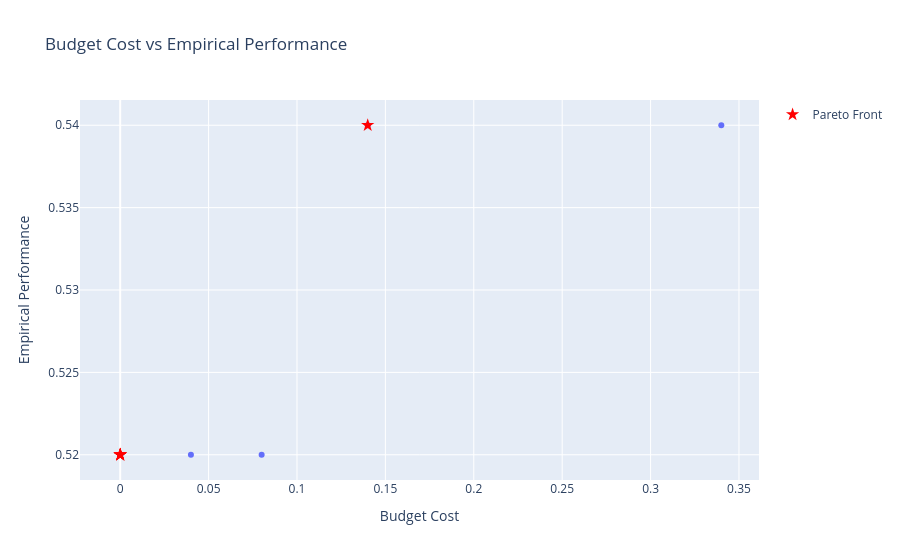

The code cell stored with this chart in its notebook:
### Code cell
import plotly.express as px

fig = px.scatter(
    x=-costs[:, 0],  # Budget cost (negative because we minimized -cost)
    y=costs[:, 1],  # Empirical performance
    title="Budget Cost vs Empirical Performance",
    labels={"x": "Budget Cost", "y": "Empirical Performance"},
)
fig.add_scatter(
    x=-costs[pareto_front, 0],
    y=costs[pareto_front, 1],
    mode="markers",
    marker=dict(color="red", size=10, symbol="star"),
    name="Pareto Front",
)
fig.show()

### Figure 1 — Plotly figure (JSON) as saved in the notebook; plotly's stock layout.template omitted (floating-point values rounded to 4 significant figures)
{"data": [{"hovertemplate": "Budget Cost=%{x}<br>Empirical Performance=%{y}<extra></extra>", "legendgroup": "", "marker": {"color": "#636efa", "symbol": "circle"}, "mode": "markers", "name": "", "orientation": "v", "showlegend": false, "type": "scatter", "x": [0.0, 0.0, 0.0, 0.0, 0.0, 0.04, 0.08, 0.14, 0.34], "xaxis": "x", "y": [0.52, 0.52, 0.52, 0.52, 0.52, 0.52, 0.52, 0.54, 0.54], "yaxis": "y"}, {"marker": {"color": "red", "size": 10, "symbol": "star"}, "mode": "markers", "name": "Pareto Front", "type": "scatter", "x": [0.0, 0.0, 0.0, 0.0, 0.0, 0.14], "y": [0.52, 0.52, 0.52, 0.52, 0.52, 0.54]}], "layout": {"legend": {"tracegroupgap": 0}, "title": {"text": "Budget Cost vs Empirical Performance"}, "xaxis": {"anchor": "y", "domain": [0, 1], "title": {"text": "Budget Cost"}}, "yaxis": {"anchor": "x", "domain": [0, 1], "title": {"text": "Empirical Performance"}}}}
